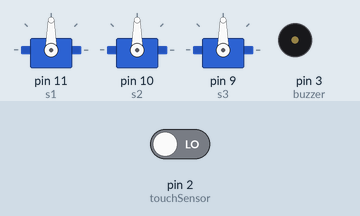
Recording of a sketch running on a simulated Arduino Uno, built with avr-gcc and run on an emulated ATmega328P. On the bench: 3 × servo, buzzer (waves = sounding). The inputs (shaded band) are chosen by the test bench; at power-on: pin 2 (touchSensor) LOW.

Above: at 1.2 s.
1.3 s: pin 2 (touchSensor) driven HIGH
At 1.7 s:
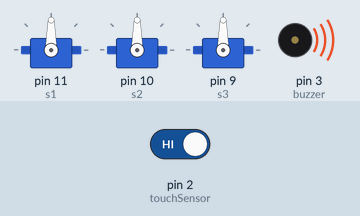
6.8 s: pin 2 (touchSensor) driven LOW
At 7.7 s:
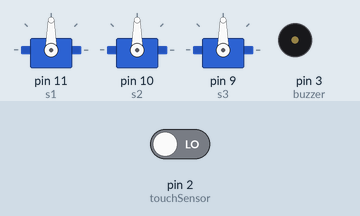
Timing chart, 0 to 9.8 s (numbered marks = the images above; inputs shaded):
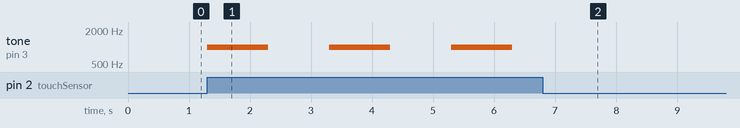

The sketch:

DH9_PillDrop_DrugDealers.ino
```cpp
/*
  For DeltaHacks and the Drug Dealing Pill Dispenser 2023
  Dhanya Koshti
  Leanne Chen
  Zara Khan

  Connects to Raspberry Pi via I2C - Arduino slave & Pi Master
  Operates servo motors
  Uses capacitive touch sensor to check if there's any pills in the compartment left

*/

// Include the Wire library for I2C
#include <Wire.h>
// Include the Servo lib
#include <Servo.h>

// Servo Coding
Servo s1;
Servo s2;
Servo s3;
int pos1 = 0;
int pos2 = 0;
int pos3 = 0;

// // Touch Sensor Coding
const int touchSensor = 2; //touch sensor to arduino pin 2
int touchState = 0; //read sensor status

// //Buzzer Coding
const int buzzer = 3; //sets buzzer to pin 3
int pillRemind = 0; //flag variable buzzer, pill taking reminder

void dispensePill(Servo myservo, int &pos){

  if (pos == 0){
    myservo.write(180);
    pos = 180;              // tell servo to go to position in variable 'pos'
    delay(1000);                       // waits 15ms for the servo to reach the position
  }

  else if(pos != 0){
    myservo.write(0);
    pos = 0;              // tell servo to go to position in variable 'pos'
    delay(1000);                       // waits 15ms for the servo to reach the position
  }
}

void setup() {
  // Join I2C bus as slave with address 8
  Wire.begin(0x8);
  Serial.begin(9600);

  // Call receiveEvent when data received
  Wire.onReceive(receiveData);

  // Setup for Servo
  s1.attach(11);
  s2.attach(10);
  s3.attach(9);

  //Setup for touchsensor, buzzer
  pinMode(touchSensor, INPUT);
  pinMode(buzzer, OUTPUT); // Set buzzer - pin 3 as an output
}

void receiveData(int byteCount) {
  while (Wire.available()) { // loop through all but the last
    int c = Wire.read(); // receive byte as a character
    Serial.print('\n');

    switch (c) {
      case 1:
        dispensePill(s1, pos1);
        Serial.print(pos1, '\n');
        break;
      case 2:
        dispensePill(s2, pos2);
        Serial.print(pos2, '\n');
        break;
      case 3:
        dispensePill(s3, pos3);
        Serial.print(pos3, '\n');
        break;
      case 4:
        pillRemind = 1; //changes flag variable for when you need to take your pills!!
        break;

    }
  }
}

void loop() {

  int counter = 0;

  touchState = digitalRead(touchSensor);

  if (touchState == HIGH){ // this means YOU NEED TO REFILL !
    tone(buzzer, 1000); // Send 1KHz sound signal...
    delay(1000);        // ...for 1 sec
    noTone(buzzer);     // Stop sound...
    delay(1000);        // ...for 1sec
  }

  if (pillRemind == 1){
    tone(buzzer, 2000); // Send 2KHz sound signal...
    delay(2000);        // ...for 2 sec
    noTone(buzzer);     // Stop sound...
    delay(1000);        // ...for 1sec
    tone(buzzer, 2000); // Send 2KHz sound signal...
    delay(2000);        // ...for 2 sec
    noTone(buzzer);     // Stop sound...
    delay(1000);        // ...for 1sec

    pillRemind = 0;
  }
}
```

Measured:
- after the input at 1.3 s, tone on pin 3 (buzzer): alternates 1000 Hz for 1.0 s and silent for 1.0 s, starting at once
- after the input at 6.8 s, tone on pin 3 (buzzer): stops changing and stays silent
